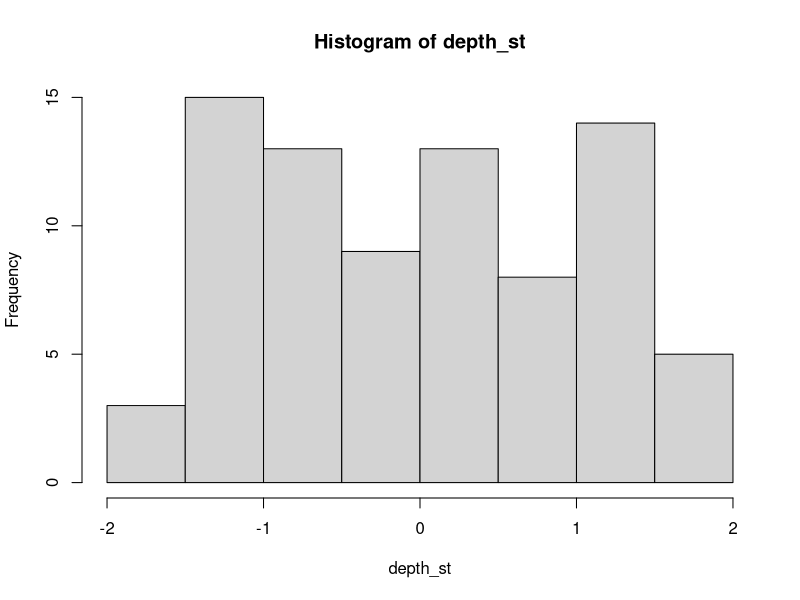
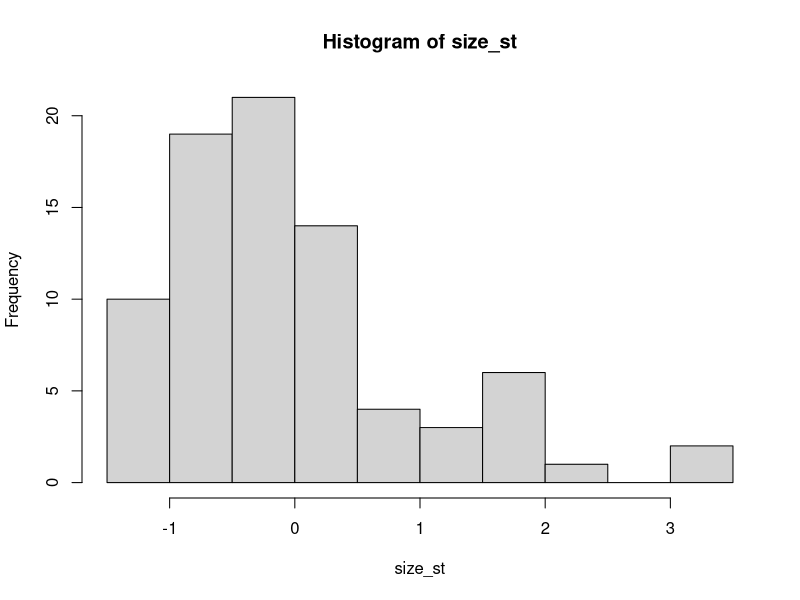

R code for these plots, in order:
n.areas <- 2
n.species <- 2
n.samples <- 20
n <- n.areas * n.species * n.samples

areas <-gl(n=n.areas,k=n/n.areas)
areas

species <-gl(n=n.species,k=n.samples,length=n)
species

depth <- runif(n=n, min=0, max=5)
depth_st <- (depth - mean(depth))/sd(depth)

hist(depth_st)

size <- rgamma(n = n,shape = 3, rate = 0.1)
size_st <- (size-mean(size))/sd(size)

hist(size_st)

Xmat = model.matrix(~areas*species+depth_st+size_st)
Xmat

logit_funct <- function(x){
  return(log(x/(1-x)))
}

inv_logit_funct <- function(x){
  return(1/(1+exp(-x)))
}


beta.vec <- c(-0.5, 1.2, 6, -3, -1, 2)